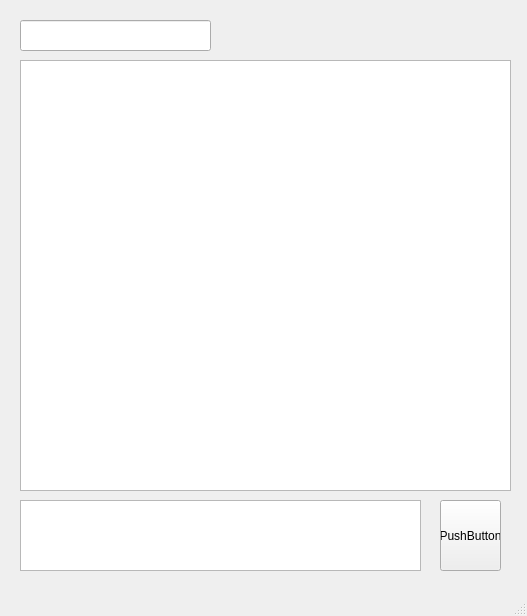
<?xml version="1.0" encoding="UTF-8"?>
<ui version="4.0">
 <class>MainWindow</class>
 <widget class="QMainWindow" name="MainWindow">
  <property name="geometry">
   <rect>
    <x>0</x>
    <y>0</y>
    <width>527</width>
    <height>616</height>
   </rect>
  </property>
  <property name="windowTitle">
   <string>MainWindow</string>
  </property>
  <widget class="QWidget" name="centralwidget">
   <widget class="QTextBrowser" name="textBrowser">
    <property name="geometry">
     <rect>
      <x>20</x>
      <y>60</y>
      <width>491</width>
      <height>431</height>
     </rect>
    </property>
   </widget>
   <widget class="QTextEdit" name="textEdit">
    <property name="geometry">
     <rect>
      <x>20</x>
      <y>500</y>
      <width>401</width>
      <height>71</height>
     </rect>
    </property>
   </widget>
   <widget class="QPushButton" name="pushButton">
    <property name="geometry">
     <rect>
      <x>440</x>
      <y>500</y>
      <width>61</width>
      <height>71</height>
     </rect>
    </property>
    <property name="text">
     <string>PushButton</string>
    </property>
   </widget>
   <widget class="QLineEdit" name="lineEdit">
    <property name="geometry">
     <rect>
      <x>20</x>
      <y>20</y>
      <width>191</width>
      <height>31</height>
     </rect>
    </property>
   </widget>
  </widget>
  <widget class="QStatusBar" name="statusbar"/>
 </widget>
 <resources/>
 <connections/>
</ui>
